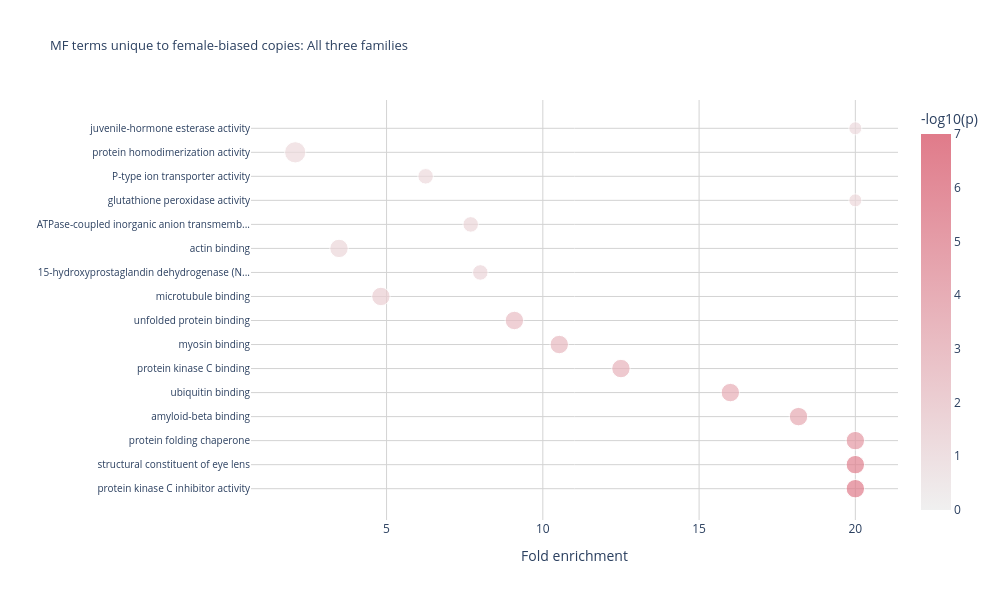

Source (notebook cell):
### Markdown cell above
MF: Female biased copies in All three

### Code cell
at_female_mf = df[
    (df["description_set"] == "AllThree_femaleCopies") &
    (df["ontology"] == "MF")
].copy()

at_male_mf_ids = set(df[
    (df["description_set"] == "AllThree_maleCopies") &
    (df["ontology"] == "MF")
]["GO.ID"])

at_female_mf_unique = at_female_mf[~at_female_mf["GO.ID"].isin(at_male_mf_ids)].copy()
at_female_mf_unique["Term_short"] = at_female_mf_unique["Term"].str[:120]
at_female_mf_unique = at_female_mf_unique.sort_values("weight01").head(16)
y_order = at_female_mf_unique.sort_values("weight01", ascending=False)["Term_short"].tolist()
at_female_mf_unique["size_local"] = np.sqrt(at_female_mf_unique["Significant"])

fig = px.scatter(
    at_female_mf_unique,
    x="fold_enrichment_capped",
    y="Term_short",
    size="size_local",
    color="neg_log10_p",
    color_continuous_scale=SCALE_FEMALE,
    range_color=[0, 7],
    size_max=15,
    category_orders={"Term_short": y_order},
    labels={
        "neg_log10_p":           "-log10(p)",
        "Significant":           "Observed genes",
        "fold_enrichment_capped": "Fold enrichment",
        "Term_short":            ""
    },
    title="MF terms unique to female-biased copies: All three families",
    hover_data={"Significant": True, "size_local": False}
)

fig.update_layout(
    width=1000,
    height=600,
    font=dict(size=12),
    title=dict(font=dict(size=13)),
    plot_bgcolor="white",
    paper_bgcolor="white",
    coloraxis_colorbar=dict(title="-log10(p)"),
)

fig.update_xaxes(showgrid=True, gridcolor="lightgrey")
fig.update_yaxes(showgrid=True, gridcolor="lightgrey", tickfont=dict(size=10))

fig.show()

### Figure 1 — Plotly figure (JSON) as saved in the notebook; plotly's stock layout.template omitted (floating-point values rounded to 4 significant figures)
{"data": [{"customdata": [[4.0, 2.0], [4.0, 2.0], [4.0, 2.0], [4.0, 2.0], [4.0, 2.0], [4.0, 2.0], [4.0, 2.0], [4.0, 2.0], [4.0, 2.0], [2.0, 1.414], [4.0, 2.0], [2.0, 1.414], [1.0, 1.0], [2.0, 1.414], [7.0, 2.646], [1.0, 1.0]], "hovertemplate": "Fold enrichment=%{x}<br>=%{y}<br>Observed genes=%{customdata[0]}<br>-log10(p)=%{marker.color}<extra></extra>", "legendgroup": "", "marker": {"color": [6.959, 6.658, 5.252, 4.237, 4.0, 3.62, 3.301, 3.046, 2.052, 1.586, 1.571, 1.561, 1.41, 1.387, 1.341, 1.333], "coloraxis": "coloraxis", "size": [2.0, 2.0, 2.0, 2.0, 2.0, 2.0, 2.0, 2.0, 2.0, 1.414, 2.0, 1.414, 1.0, 1.414, 2.646, 1.0], "sizemode": "area", "sizeref": 0.01176, "symbol": "circle"}, "mode": "markers", "name": "", "orientation": "h", "showlegend": false, "type": "scatter", "x": [20.0, 20.0, 20.0, 18.18, 16.0, 12.5, 10.53, 9.091, 4.819, 8.0, 3.478, 7.692, 20.0, 6.25, 2.077, 20.0], "xaxis": "x", "y": ["protein kinase C inhibitor activity", "structural constituent of eye lens", "protein folding chaperone", "amyloid-beta binding", "ubiquitin binding", "protein kinase C binding", "myosin binding", "unfolded protein binding", "microtubule binding", "15-hydroxyprostaglandin dehydrogenase (N...", "actin binding", "ATPase-coupled inorganic anion transmemb...", "glutathione peroxidase activity", "P-type ion transporter activity", "protein homodimerization activity", "juvenile-hormone esterase activity"], "yaxis": "y"}], "layout": {"coloraxis": {"cmax": 7, "cmin": 0, "colorbar": {"title": {"text": "-log10(p)"}}, "colorscale": [[0, "#F0F0F0"], [1, "#E07B8A"]]}, "font": {"size": 12}, "height": 600, "legend": {"itemsizing": "constant", "tracegroupgap": 0}, "paper_bgcolor": "white", "plot_bgcolor": "white", "title": {"font": {"size": 13}, "text": "MF terms unique to female-biased copies: All three families"}, "width": 1000, "xaxis": {"anchor": "y", "domain": [0, 1], "gridcolor": "lightgrey", "showgrid": true, "title": {"text": "Fold enrichment"}}, "yaxis": {"anchor": "x", "categoryarray": ["protein kinase C inhibitor activity", "structural constituent of eye lens", "protein folding chaperone", "amyloid-beta binding", "ubiquitin binding", "protein kinase C binding", "myosin binding", "unfolded protein binding", "microtubule binding", "15-hydroxyprostaglandin dehydrogenase (N...", "actin binding", "ATPase-coupled inorganic anion transmemb...", "glutathione peroxidase activity", "P-type ion transporter activity", "protein homodimerization activity", "juvenile-hormone esterase activity"], "categoryorder": "array", "domain": [0, 1], "gridcolor": "lightgrey", "showgrid": true, "tickfont": {"size": 10}, "title": {"text": ""}}}}
